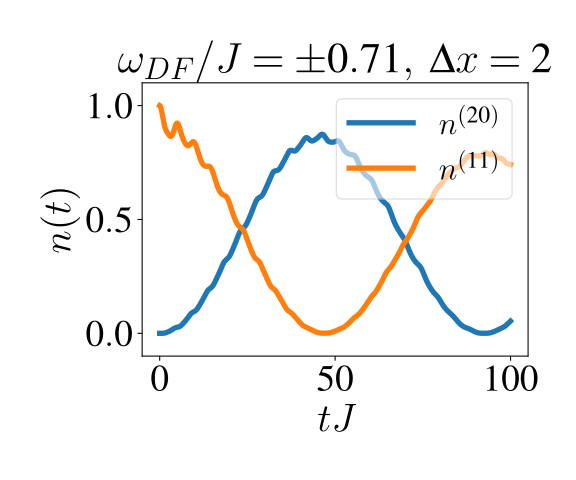

This chart was generated by the following Python code:
import sys
import os

sys.path.append(os.path.abspath("../../src"))

import numpy as np
import matplotlib.pyplot as plt
import scipy.linalg as linalg
from matplotlib.colors import Normalize
from matplotlib.colors import PowerNorm
from GA import *
import seaborn as sns
import matplotlib as mpl


# Latex font
plt.rcParams['font.size'] = 20
plt.rcParams['figure.figsize'] = [7, 6]
mpl.rcParams.update({
    'text.usetex': True,
    'font.family': 'times',
    'text.latex.preamble': r'''
        \usepackage{times}
        \usepackage{amsmath,amssymb,bm}
        \DeclareSymbolFont{letters}{OML}{cmm}{m}{it}
    '''
})

# Settings
nAtoms = 2
J = 1
g = 0.1
zeta=1.5

delta12 = -0.71
delta21 = -0.69
delta11 = 0.71 #-delta12*(-1)
delta22 = -2
N = 100
dx = 2
CouplePoints = [[48,50,52], [49,51,53]]
nT, maxT = 1000, 100

# Construct two photon GA object TGA and compute the eigenvalues/vectors of the Hamiltonian
giantAtom = TGA(N, J, nAtoms, [[g, zeta*g, g], [g, zeta*g, g]], [delta12, delta22], [delta11, delta21], CouplePoints)
es, vs = giantAtom.computeEigens()
ts = np.linspace(0, maxT, nT)

# Initial state with population in atom 1 and nothing in the cavities
initialState = giantAtom.constructInitialState(atoms=[1, 2], cavities=[0])

# Calculate the dynamics for level f, e, and ee
Ns2, Ns1, EE = giantAtom.computeDynamics2_0(ts, initialState)
print(np.min(EE))

# Plot the dynamics of the fg and ee levels in different colors
import matplotlib.pyplot as plt

# Global style for large fonts
plt.rcParams.update({
    "text.usetex": True,
    "font.size": 28,
    "axes.titlesize": 32,
    "axes.labelsize": 30,
    "xtick.labelsize": 28,
    "ytick.labelsize": 28,
    "legend.fontsize": 24,
})


colors = ['C0', 'C1', 'C2', 'C3']

plt.figure(figsize=(6,5))

plt.plot(ts, Ns2[0], label=r'$n^{(20)}$', color=colors[0], linewidth=4)
plt.plot(ts, EE, label=r'$n^{(11)}$', color=colors[1], linewidth=4)

plt.title(r'$\omega_{DF}/J=\pm 0.71,\ \Delta x=2$')
plt.xlabel(r'$tJ$')
plt.ylabel(r'$n(t)$')

plt.ylim(-0.1, 1.1)

plt.xticks([0, 50, 100])
plt.yticks([0, 0.5, 1])

plt.legend(loc='upper right',framealpha=0.6)
plt.tight_layout()

plt.savefig("Fig3d.svg", dpi=300)
plt.show()
